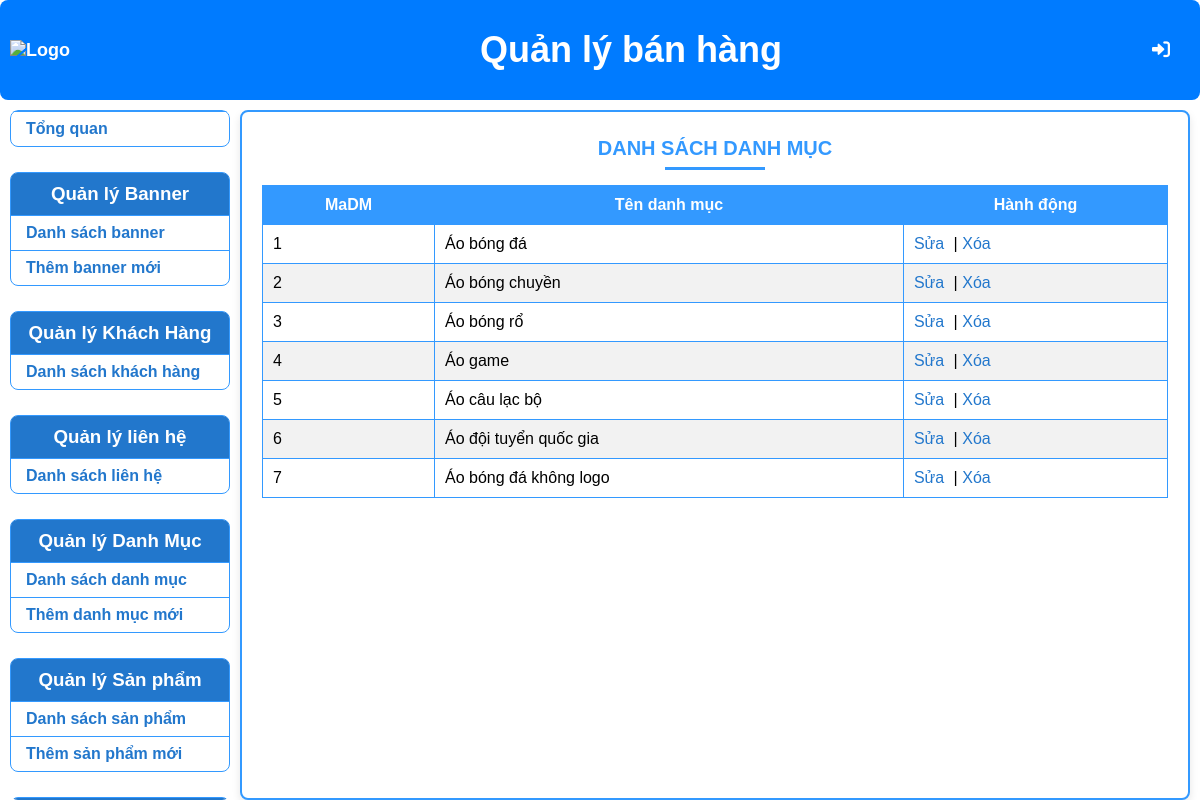
The app's page /admin/index.php?controller=category&action=list, older data.
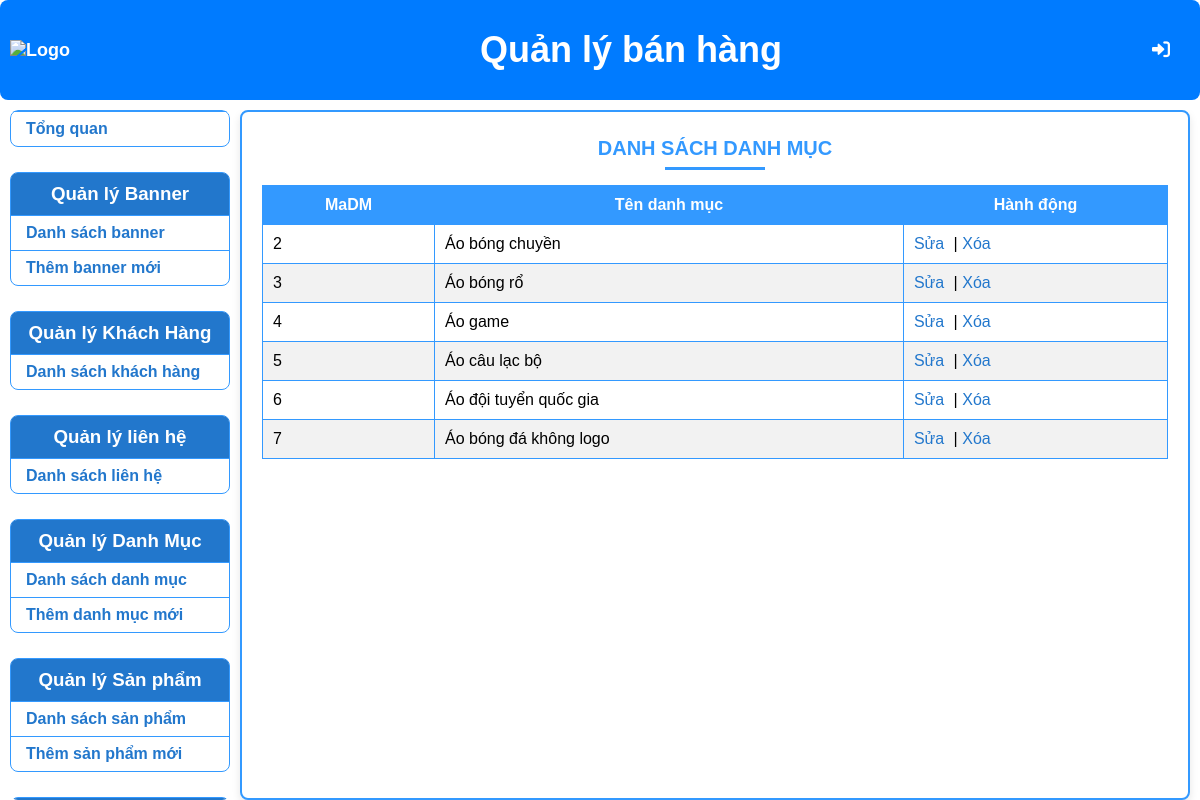
The same page, newer data.
### tables this page shows
CREATE TABLE `danhmuc` (
  `MaDM` int(11) NOT NULL,
  `Ten` varchar(45) NOT NULL
);

### admin/controllers/CategoryController.php (called while the page is built, shortened)
<?php
require_once 'Models/Category.php';
class CategoryController {
    private $categoryModel;
    public function __construct() {
        $database = new Database();
        $db = $database->getConnection();
        $this->categoryModel = new Category($db);
    }
    public function index() {
        $categories = $this->categoryModel->getAllCategories();
        require 'Views/Category/list.php';
    }
}

### admin/index.php (called while the page is built, shortened)
<?php
$mainController = new MainController();
$mainController->handleRequest();
?>

### admin/models/Category.php (called while the page is built, shortened)
<?php
class Category {
    private $conn;
    public function __construct($db) {
        $this->conn = $db;
    }
    public function getAllCategories() {
        $query = "SELECT MaDM, Ten FROM danhmuc";
        $stmt = $this->conn->prepare($query);
        $stmt->execute();
        return $stmt->fetchAll(PDO::FETCH_ASSOC);
    }
}

### admin/views/Category/list.php (the view, shortened to what this page needs)
<!DOCTYPE html>
<html lang="vi">
<head>
    <link rel="stylesheet" href="Styles/styles.css">
</head>
<body>
    <?php include 'Views/header.php'; ?>
    <div class="main-container">
        <?php include 'Views/sidebar.php'; ?>
        <div class="main-content">
            <h2>Danh sách danh mục</h2>
            <table class="table">
                <thead>
                    <tr>
                        <th>MaDM</th>
                        <th>Tên danh mục</th>
                        <th>Hành động</th>
                    </tr>
                </thead>
                <tbody>
                <?php foreach ($categories as $category): ?>
        <tr>
            <td><?php echo $category['MaDM']; ?></td>
            <td><?php echo $category['Ten']; ?></td>
            <td>
                <a href="index.php?controller=category&action=edit&id=<?php echo $category['MaDM']; ?>">Sửa</a> |
                <a href="index.php?controller=category&action=delete&id=<?php echo $category['MaDM']; ?>" onclick="return confirm('Bạn có chắc chắn muốn xóa danh mục này không?')">Xóa</a>
            </td>
        </tr>
    <?php endforeach; ?>
                </tbody>
            </table>
        </div>
    </div>
</body>
</html>

Row changes from the older to the newer data that the page shows:
removed danhmuc: MaDM "1", Ten "Áo bóng đá"
